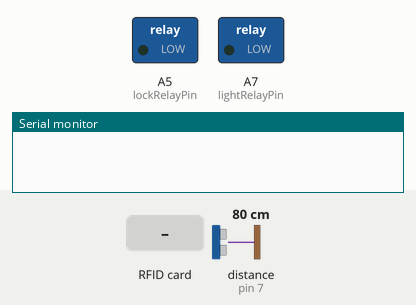
Bench run of a sketch on a simulated Arduino Mega 2560, built with avr-gcc and run on an emulated ATmega2560. Shown: switched loads named in the sketch (green lamp = pin HIGH), the last lines printed to the serial monitor. Inputs (shaded band) come from the test bench; at power-on: distance to the obstacle (sensor on pin 7) 80 cm. The echo pulse lasts 58.3 µs per cm; pins used as bus, display or sensor lines are not drawn.

Above: at 1.2 s.
1.3 s: RFID card D3 A8 F9 11 held to the reader
At 1.7 s:
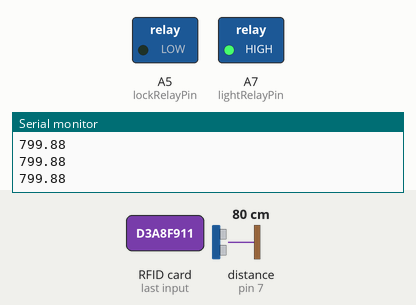
2.8 s: distance to the obstacle (sensor on pin 7) set to 96 cm
4.3 s: distance to the obstacle (sensor on pin 7) set to 104 cm
At 5.8 s:
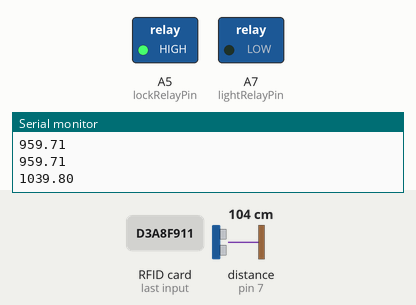
Timing chart, 0 to 7.3 s (numbered marks = the images above; inputs shaded):
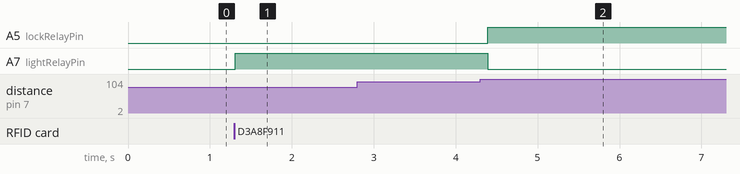

Measured:
- the behaviour switches between 100 and 101 cm on distance to the obstacle (sensor on pin 7) (found by bisection; images 1 and 2)
- after the input at 1.3 s, A7 (lightRelayPin): LOW → HIGH at once
- after the input at 4.3 s, A5 (lockRelayPin): LOW → HIGH after 0.09 s; A7 (lightRelayPin): HIGH → LOW after 0.09 s

The sketch:

Creative_Tech.ino
```cpp
// Required includes for NFC scanner
#include <SPI.h>
#include <MFRC522.h>

// Pins for NFC scanner

const int firstSdaPin = 53;
const int firstRstPin = 5;

// Pins for UDS

const int trigPin = 6;
const int echoPin = 7;

// Pins for LEDS

const int lightRelayPin = A7;

// Pins for lock

const int lockRelayPin = A5;

// Create instance of MFRC522

MFRC522 mfrc(firstSdaPin, firstRstPin);

// Define variables to be used by UDS

float duration, distance;

// Define variables to be used for the puzzle logic

bool nfcCompleted;
bool udsCompleted;
bool doorUnlocked;

// Define variables which hold the correct NFC tags

String nfcTag = "D3 A8 F9 11";

// Define mode for each of the pins
void setupPinModes() {
  pinMode(trigPin, OUTPUT);
  pinMode(echoPin, INPUT);
  pinMode(lockRelayPin, OUTPUT);
  pinMode(lightRelayPin, OUTPUT);
}

void setup() {
  setupPinModes();

  // Initialise serial communication
  Serial.begin(9600);

  // Initialise SPI bus
  SPI.begin();

  // Initliase MFRC522
  mfrc.PCD_Init();
}

void loopNFC()
{
  // Return if no card present or serial is unreadable
  if(!mfrc.PICC_IsNewCardPresent() || !mfrc.PICC_ReadCardSerial())
  {
    return;
  }

  // Define variable to store the tag's ID
  String nfcContent = "";

  for(byte i = 0; i < mfrc.uid.size; i++)
  {
    nfcContent.concat(String(mfrc.uid.uidByte[i] < 0x10 ? " 0" : " "));
    nfcContent.concat(String(mfrc.uid.uidByte[i], HEX));
  }

  // Transform tag's ID to uppercase
  nfcContent.toUpperCase();

  Serial.println(nfcContent);

  // Check if ID is equal to correct tag's ID
  if(nfcContent.substring(1) == nfcTag)
  {
    // Set completed variable to true
    nfcCompleted = true;

    // Turn on the ultraviolet lights
    digitalWrite(lightRelayPin, HIGH);
    return;
  }

  // Delay between reading again
  delay(100);
}

void loopUDS()
{
  // Sequence to measure distance
  digitalWrite(trigPin, LOW);
  delayMicroseconds(2);
  digitalWrite(trigPin, HIGH);
  delayMicroseconds(1);
  digitalWrite(trigPin, LOW);

  // Get pulse in
  duration = pulseIn(echoPin, HIGH);

  // Calculate distance from duration

  distance = (duration * 0.343) / 2;

  Serial.println(distance);

  // Check if distance is within correct distance
  if(distance <= 1500 and distance >= 1000)
  {
    // Turn ultra violet lights off
    digitalWrite(lightRelayPin, LOW);

    // Set UDS to completed
    udsCompleted = true;
    return;
  }

  // Delay before reading again
  delay(100);
}

void unlockDoor()
{
  // Write HIGH to door relay to unlock it
  digitalWrite(lockRelayPin, HIGH);
}

// Loop through each aspect of game until they are all completed
void loop() {
  if(!nfcCompleted)
  {
    loopNFC();
    return;
  }

  if(!udsCompleted)
  {
    loopUDS();
    return;
  }

  if(!doorUnlocked)
  {
     unlockDoor();
     return;
  }
}
```
